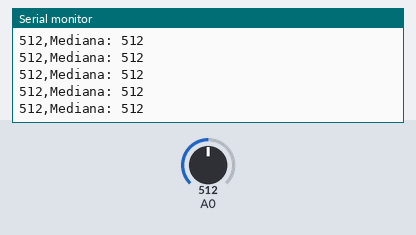
A sketch run on a simulated Arduino Uno, built with avr-gcc and run on an emulated ATmega328P. Parts: the last lines printed to the serial monitor. The test bench sets the inputs (shaded band); at power-on: A0 = 512.

Above: at 7.2 s.
7.3 s: A0 set to 992
At 8.0 s:
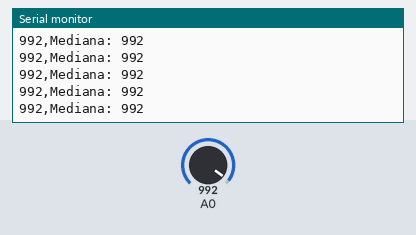
8.8 s: A0 set to 1014
At 9.3 s:
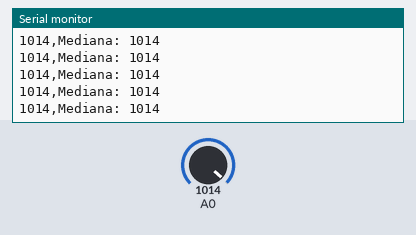
10.3 s: A0 set to 11
At 11.0 s:
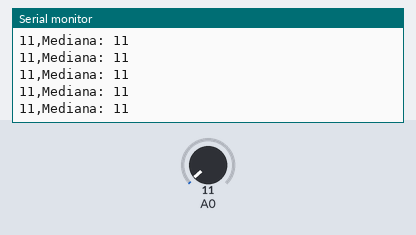
11.8 s: A0 set to 8
At 12.7 s:
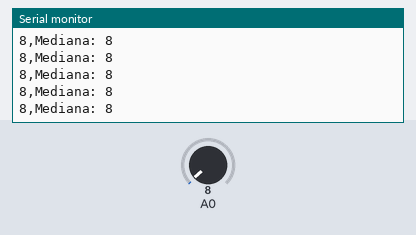
Timing chart, 0 to 14.3 s (numbered marks = the images above; inputs shaded):
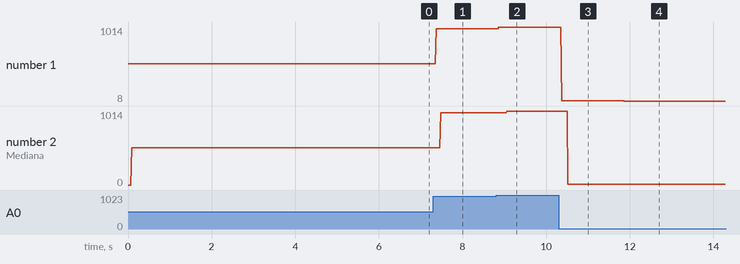

Measured:
- after the input at 7.3 s, the serial monitor: prints a new line after 0.07 s (image 1)
- after the input at 8.8 s, the serial monitor: prints a new line after 0.06 s (image 2)
- after the input at 10.3 s, the serial monitor: prints a new line after 0.07 s (image 3)
- after the input at 11.8 s, the serial monitor: prints a new line after 0.07 s (image 4)
- plotted number 1: 512 → 992 after the input at 7.3 s, 992 → 1014 after the input at 8.8 s, 1014 → 11 after the input at 10.3 s, 11 → 8 after the input at 11.8 s
- plotted number 2: 512 → 992 after the input at 7.3 s, 992 → 1014 after the input at 8.8 s, 1014 → 11 after the input at 10.3 s, 11 → 8 after the input at 11.8 s

The sketch:

CaleroM_CastroI_RomeroM_FiltroMedian.ino
```cpp
/*
*                 UNIVERSIDAD TÉCNICA DEL NORTE
*          FACULTAD DE INGENIERÍA EN TELECOMUNICACIONES
*          CARRERA DE INGENIERÍA EN TELECOMUNICACIONES
*                     SISTEMAS EMBEBIDOS
*
* INTEGRANTES: Calero Melannie, Castro Ismael, Romero Marco
* TEMA: Proyecto de Sistemas Embebidos P1
* OBJETIVO: Resolución de los restos propuestos como Proyecto B1
* FECHA: 07/12/21
*/

 //----------------------------------------Filtro mediano
#define window_size 11 //Se define el tamaño de la ventana
int window[window_size]; //Se crea un vector de ese tamaño
int index = 0; //aux
int suma = 0; //aux

int medianValue;


void setup() {
  Serial.begin(9600);
  for (int i = 0; i < window_size; i++) { //lenar de ceros el vector
  }

}

void loop() {

    window[index] = analogRead(A0); //Leemos el valor del puerto analogico
    Serial.print(window[index]); //Mostramos en el terminal el valor leido

    index++;
    if (index >= window_size) {
      index = 0;
    }
    medianValue = calcMedian(window, window_size); //Se realiza el filtrado
    Serial.print(",");
    Serial.println(String("Mediana: ")+(medianValue));//imprimimos el valor mediano

    delay(10);

}


int calcMedian(int vector[], int n) { //Ordenar el vector
  for (int i = 1; i < n; ++i) { //Se realiza el ordenamiento por burbuja
    float j = vector[i];
    int h;
    for (h = i - 1; (h >= 0) && (j < vector[h]); h--) {
      vector[h + 1] = vector[h];
    }
    vector[h + 1] = j;
  }

  return vector[window_size / 2]; //tomamos el valor central

}

void printVector (int vector[], int n) {
  for (int i = 0; i < n; i++) {
    Serial.println(vector[i]);

  }

}
```

SENIAL_ECG.ino
```cpp
//Señales obtenidas del documento compartido.
//(x)= sin(x[i]*pi*f)
//vin=3 Db -> 0.707
// ECG

///

///
double ECG_Amp[90]={
-14531,
-13636,
-13936,
-13836,
-14236,
-14336,
-14536,
-14536,
-13836,
-13936,
-14036,
-14336,
-14436,
-14436,
-14436,
-14136,
-13936,
-13636,
-13736,
-14736,
-14236,
-14736,
-14436,
-14236,
-14536,
-14436,
-14636,
-14436,
-14636,
-14436,
-14736,
-14636,
-14836,
-14536,
-14736,
-14536,
-14336,
-14536,
-14436,
-14636,
-14536,
-14436,
-14536,
-14436,
-14236,
-13736,
-13636,
-13436,
-13436,
-13936,
-14136,
-14036,
-14436,
-14636,
-14536,
-14936,
-15336,
-14636,
-14736,
-14636,
-14436,
-14336,
-14636,
-14836,
-14436,
-14936,
-14536,
-14536,
-14536,
-14636,
-14536,
-14536,
-14436,
-14536,
-14236,
-13836,
-13836,
-13536,
-13436,
-13636,
-13936,
-14236,
-14436,
-14336,
-14836,
-14636,
-14836,
-15036,
-14736,
-14636,
};


//filtro pasabajos de 1kHz

 double FiltroFir[21] = {
  -0.020104118828857275,
  -0.058427980043525084,
  -0.061178403647822,
  -0.010939393385339008,
  0.05125096443534968,
  0.03322086767894787,
  -0.05655276971833924,
  -0.08565500737264509,
  0.06337959966054495,
  0.31085440365663597,
  0.4344309124179415,
  0.31085440365663597,
  0.06337959966054495,
  -0.08565500737264509,
  -0.05655276971833924,
  0.03322086767894787,
  0.05125096443534968,
  -0.010939393385339008,
  -0.061178403647822,
  -0.058427980043525084,
  -0.020104118828857275
};
```
